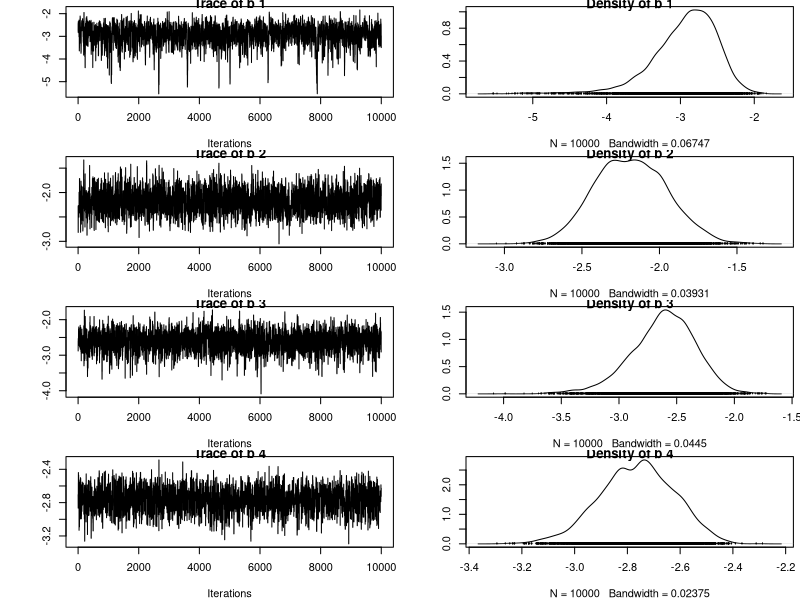
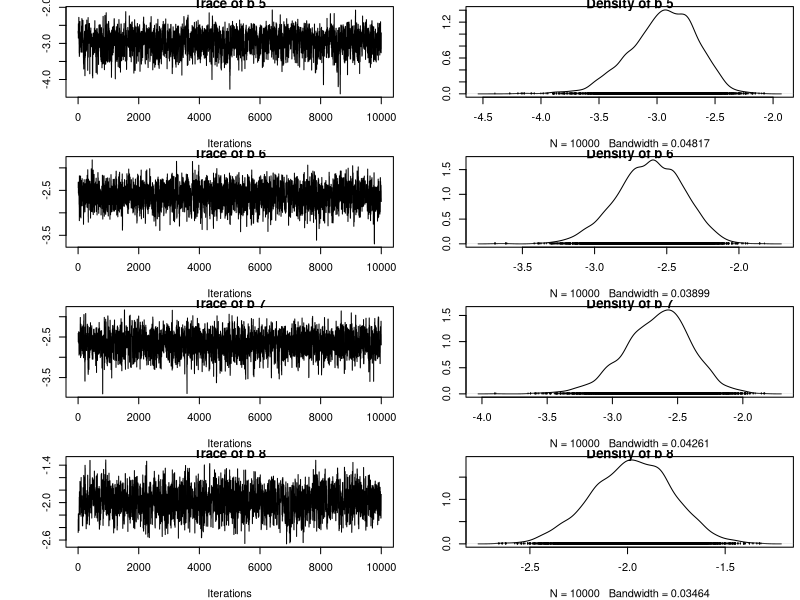
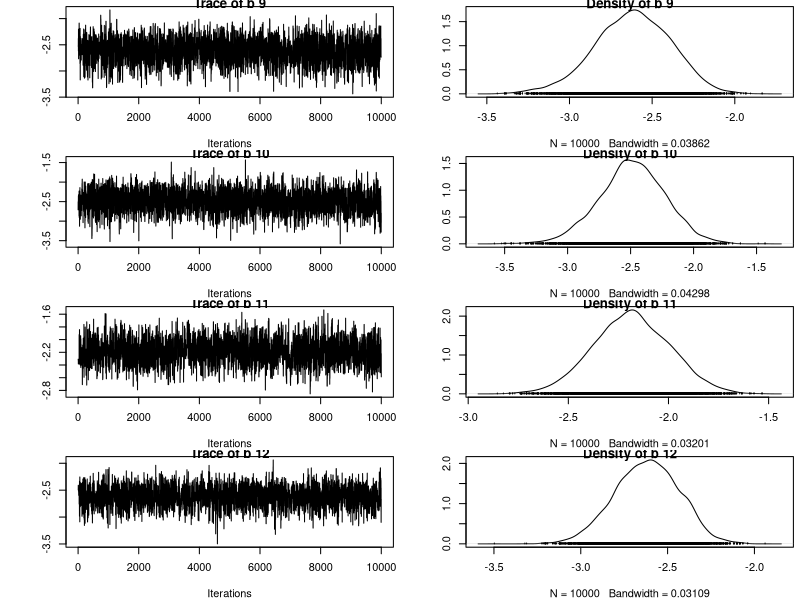
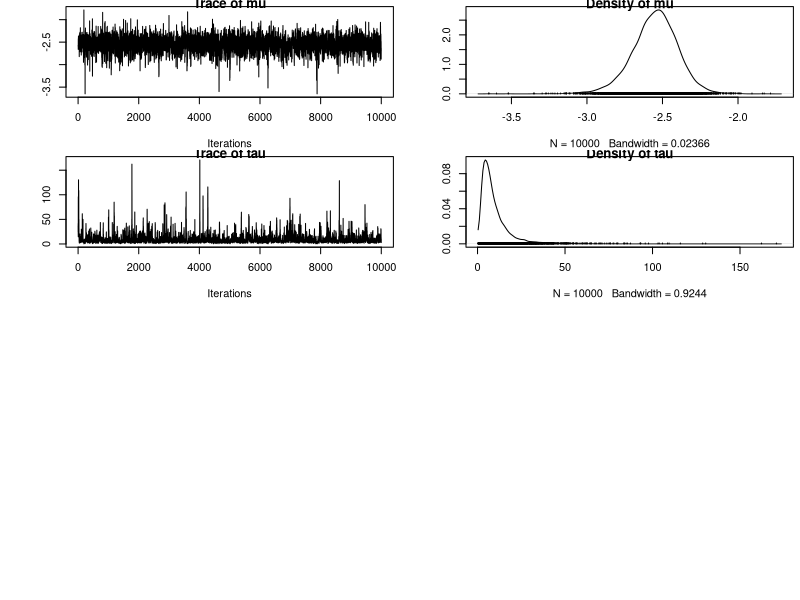

Write the R code that produced these figures, in order.
## ---- chunk 1
library(coda) #pour fonction mcmc
## ---- chunk 2
#nombres d'opération
n_ops = c(47, 148, 119, 810, 211, 196, 148, 215, 207, 97, 256, 360)
#nombre de morts par hopital
n_death = c(0, 18, 8, 46, 8, 13, 9, 31, 14, 8, 29, 24)
#nombre d'hopitaux
N_hospitals = 12 
## ---- chunk 3
logf_bi = function(bi, ni, ri, tau, mu) {
  sum1 = -ni*log(1+exp(bi))
  sum2 = -(tau/2)*(bi - (mu+ri/tau))^2
  return(sum1+sum2)
}
## ---- chunk 4
#alpha et beta : param de la loi gamma de tau
#sigma_mu : param de la loi normale de mu
#prop_sd : ecart-type pour la perturbation dans la proposition
gibbs2 = function(nchain, n_ops, n_death, N_hospitals, alpha, beta, sigma_mu, prop_sd){

  #b1,...,b12 ; mu ; tau 
  chain = matrix(NA, nchain + 1, N_hospitals+2) 
  colnames(chain) = c(paste("b",1:12), "mu", "tau")

  #initialisation
  chain[1,] = c(rep(0.1,12), 0, 1)
  
  for (i in 1:nchain){
    b = chain[i,1:12]
    mu = chain[i,"mu"]
    tau = chain[i,"tau"]
    
    #mise à jour de tau
    alpha_cond = alpha + N_hospitals/2
    beta_cond = beta + sum((b-mu)^2)/2
    tau = rgamma(1, shape=alpha_cond, rate=beta_cond)
    
    #mise à jour de mu
    mean_cond = (sigma_mu*sum(b))/(1/tau + sigma_mu*N_hospitals)
    var_cond = (sigma_mu*(1/tau))/(1/tau + sigma_mu*N_hospitals)
    mu = rnorm(1, mean=mean_cond, sd=sqrt(var_cond))
    
    #mise à jour des bi : Metropolis-Hastings 
    for (j in 1:N_hospitals){
      
      #proposition
      prop = rnorm(1, mean=chain[i,j], sd=prop_sd[j]) 
      
      #calcul de la probabilité d'acceptation (noyau symétrique)
      top = logf_bi(prop, n_ops[j], n_death[j], tau, mu)
      bottom = logf_bi(chain[i,j], n_ops[j], n_death[j], tau, mu)
      acc_prob = exp(top - bottom)
      
      if (runif(1) < acc_prob) {
            b[j] = prop
      }
    }
    
    #mettre à jour la chaine
    chain[i+1,] = c(b, mu, tau)
  }
  return(chain)
}
## ---- chunk 5
nchain= 11000 
alpha = 0.001
beta = 0.001
sigma_mu = 10^12
prop_sd = rep(0.5,12)

chain = gibbs2(nchain, n_ops, n_death, N_hospitals, alpha, beta, sigma_mu, prop_sd)
## ---- chunk 6
#burn in period
chain = chain[1001:11000,]

par(mar = c(4, 5, 0.5, 0.5))
plot(mcmc(chain))
## ---- chunk 7
b = chain[,1:12]
p = exp(b)/(1+exp(b))

mu = chain[,"mu"]
pop.mean = exp(mu)/(1+exp(mu))

tau = chain[,"tau"]
sigma = 1/sqrt(tau)

params = cbind(mu, p, pop.mean, sigma)

res = data.frame(
  mean = round(apply(params, 2, mean), 4),
  sd = round(apply(params, 2, sd), 4)
)
rownames(res) = c("mu", paste("p[", 1:12,"]", sep=""), "pop.mean", "sigma")
print(res, max=NULL)
